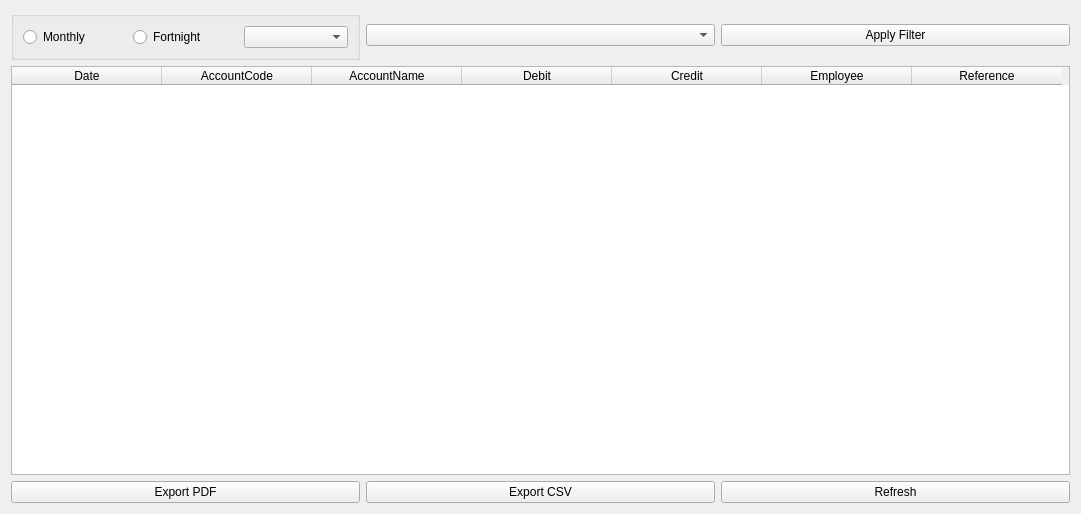
<?xml version="1.0" encoding="UTF-8"?>
<ui version="4.0">
 <class>JournalEntryWidget</class>
 <widget class="QWidget" name="JournalEntryWidget">
  <property name="geometry">
   <rect>
    <x>0</x>
    <y>0</y>
    <width>1081</width>
    <height>514</height>
   </rect>
  </property>
  <property name="sizePolicy">
   <sizepolicy hsizetype="Expanding" vsizetype="Expanding">
    <horstretch>0</horstretch>
    <verstretch>0</verstretch>
   </sizepolicy>
  </property>
  <property name="windowTitle">
   <string>Journal Entries</string>
  </property>
  <layout class="QVBoxLayout" name="verticalLayout_2">
   <item>
    <layout class="QHBoxLayout" name="horizontalLayout_2">
     <item>
      <widget class="QGroupBox" name="groupBox">
       <property name="title">
        <string/>
       </property>
       <layout class="QHBoxLayout" name="horizontalLayout_3">
        <item>
         <widget class="QRadioButton" name="monthlyRadioButton">
          <property name="text">
           <string>Monthly</string>
          </property>
         </widget>
        </item>
        <item>
         <widget class="QRadioButton" name="fortnightRadioButton">
          <property name="text">
           <string>Fortnight</string>
          </property>
         </widget>
        </item>
        <item>
         <widget class="QComboBox" name="payPeriodFilter">
          <property name="placeholderText">
           <string>Pay Period</string>
          </property>
         </widget>
        </item>
       </layout>
      </widget>
     </item>
     <item>
      <widget class="QComboBox" name="accountTypeFilter">
       <property name="placeholderText">
        <string>Account Type</string>
       </property>
      </widget>
     </item>
     <item>
      <widget class="QPushButton" name="applyButton">
       <property name="text">
        <string>Apply Filter</string>
       </property>
      </widget>
     </item>
    </layout>
   </item>
   <item>
    <widget class="QTableWidget" name="journalEntriesTableWidget">
     <attribute name="horizontalHeaderDefaultSectionSize">
      <number>150</number>
     </attribute>
     <column>
      <property name="text">
       <string>Date</string>
      </property>
     </column>
     <column>
      <property name="text">
       <string>AccountCode</string>
      </property>
     </column>
     <column>
      <property name="text">
       <string>AccountName</string>
      </property>
     </column>
     <column>
      <property name="text">
       <string>Debit</string>
      </property>
     </column>
     <column>
      <property name="text">
       <string>Credit</string>
      </property>
     </column>
     <column>
      <property name="text">
       <string>Employee</string>
      </property>
     </column>
     <column>
      <property name="text">
       <string>Reference</string>
      </property>
     </column>
    </widget>
   </item>
   <item>
    <layout class="QVBoxLayout" name="verticalLayout">
     <item>
      <layout class="QHBoxLayout" name="horizontalLayout">
       <item>
        <widget class="QPushButton" name="exportPDFButton">
         <property name="text">
          <string>Export PDF</string>
         </property>
        </widget>
       </item>
       <item>
        <widget class="QPushButton" name="exportCSVButton">
         <property name="text">
          <string>Export CSV</string>
         </property>
        </widget>
       </item>
       <item>
        <widget class="QPushButton" name="refreshButton">
         <property name="text">
          <string>Refresh</string>
         </property>
        </widget>
       </item>
      </layout>
     </item>
    </layout>
   </item>
  </layout>
 </widget>
 <resources/>
 <connections/>
</ui>
